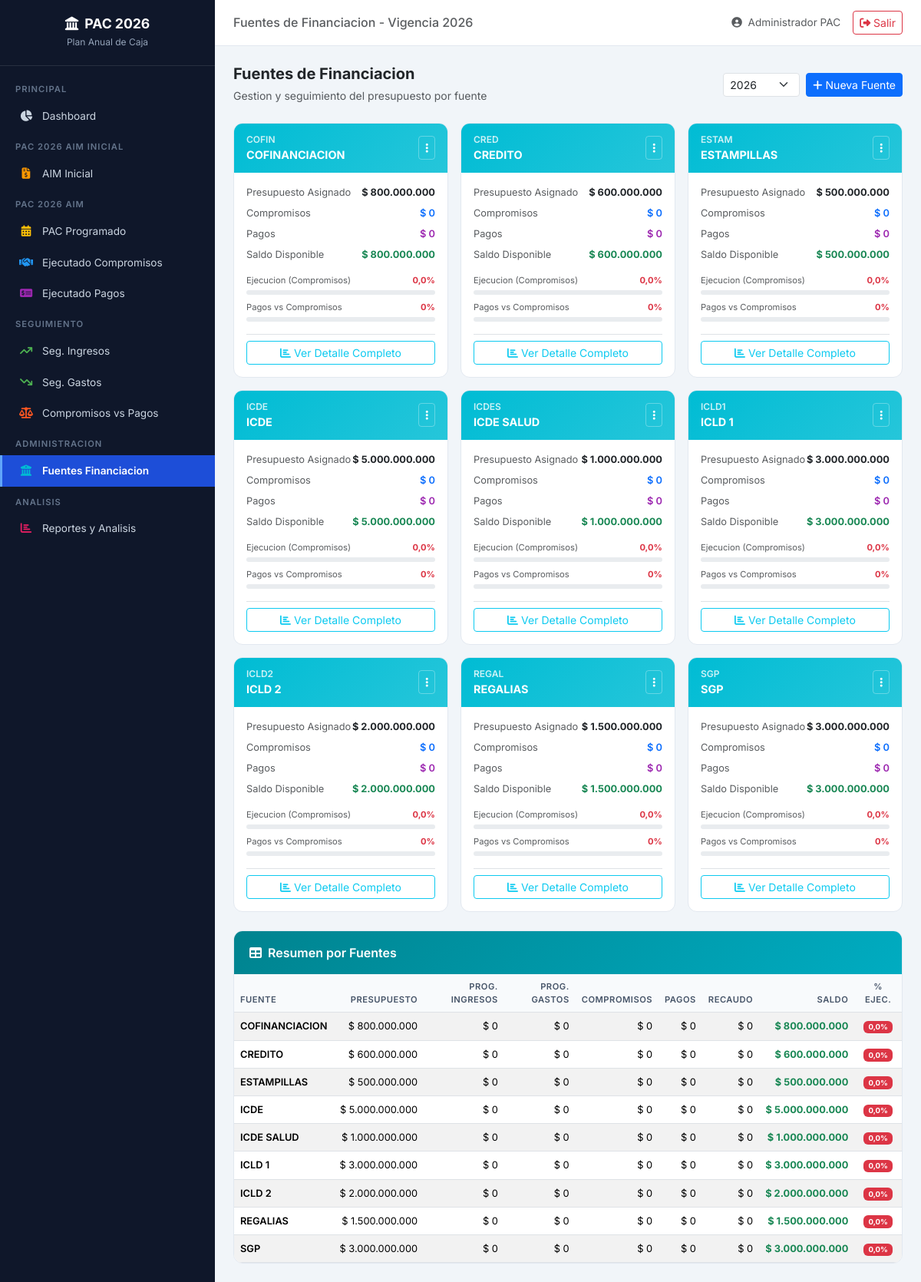
Page /fuentes/ (signed in) on the committed database.
### pac/models.py (models this page shows, shortened)
class FuenteFinanciacion(models.Model):
    codigo = models.CharField(max_length=50, verbose_name='Codigo', blank=True)
    nombre = models.CharField(max_length=200, unique=True, verbose_name='Nombre')
    descripcion = models.TextField(blank=True, verbose_name='Descripcion')
    presupuesto_asignado = models.DecimalField(
        max_digits=20, decimal_places=2, default=0,
        verbose_name='Presupuesto Asignado'
    )
    vigencia = models.IntegerField(default=2026)
    activa = models.BooleanField(default=True)
    fecha_creacion = models.DateTimeField(auto_now_add=True)
    class Meta:
        verbose_name = 'Fuente de Financiacion'
        verbose_name_plural = 'Fuentes de Financiacion'
        ordering = ['nombre']
    def get_total_programado_ingresos(self):
        from django.db.models import Sum
        from django.db.models.functions import Coalesce
        return PACProgramado.objects.filter(
            vigencia=self.vigencia, tipo='INGRESO', fuente_financiacion=self.nombre
        ).aggregate(t=Coalesce(Sum('total'), Decimal('0')))['t']
    def get_total_programado_gastos(self):
        from django.db.models import Sum
        from django.db.models.functions import Coalesce
        return PACProgramado.objects.filter(
            vigencia=self.vigencia, tipo='GASTO', fuente_financiacion=self.nombre
        ).aggregate(t=Coalesce(Sum('total'), Decimal('0')))['t']
    def get_total_compromisos(self):
        from django.db.models import Sum
        from django.db.models.functions import Coalesce
        return PACEjecutadoCompromiso.objects.filter(
            vigencia=self.vigencia, tipo='GASTO', fuente_financiacion=self.nombre
        ).aggregate(t=Coalesce(Sum('total'), Decimal('0')))['t']
    def get_total_pagos_gastos(self):
        from django.db.models import Sum
        from django.db.models.functions import Coalesce
        return PACEjecutadoPago.objects.filter(
            vigencia=self.vigencia, tipo='GASTO', fuente_financiacion=self.nombre
        ).aggregate(t=Coalesce(Sum('total'), Decimal('0')))['t']
    def get_total_recaudo(self):
        from django.db.models import Sum
        from django.db.models.functions import Coalesce
        return PACEjecutadoPago.objects.filter(
            vigencia=self.vigencia, tipo='INGRESO', fuente_financiacion=self.nombre
        ).aggregate(t=Coalesce(Sum('total'), Decimal('0')))['t']
    def get_saldo_disponible(self):
        return self.presupuesto_asignado - self.get_total_compromisos()
    def get_porcentaje_ejecucion(self):
        if self.presupuesto_asignado:
            return round(float(self.get_total_compromisos()) / float(self.presupuesto_asignado) * 100, 1)
        return 0
    def get_porcentaje_pagos(self):
        compromisos = self.get_total_compromisos()
        if compromisos:
            return round(float(self.get_total_pagos_gastos()) / float(compromisos) * 100, 1)
        return 0

### pac/views.py (the view)
# urls.py: path('fuentes/', views.fuentes_financiacion, name='fuentes_financiacion'),
@login_required
def fuentes_financiacion(request):
    vigencia = int(request.GET.get('vigencia', 2026))
    fuentes = FuenteFinanciacion.objects.filter(vigencia=vigencia)
    fuentes_data = []
    for fuente in fuentes:
        fuentes_data.append({
            'obj': fuente,
            'programado_ing': fuente.get_total_programado_ingresos(),
            'programado_gas': fuente.get_total_programado_gastos(),
            'compromisos': fuente.get_total_compromisos(),
            'pagos': fuente.get_total_pagos_gastos(),
            'recaudo': fuente.get_total_recaudo(),
            'saldo': fuente.get_saldo_disponible(),
            'pct_ejecucion': fuente.get_porcentaje_ejecucion(),
            'pct_pagos': fuente.get_porcentaje_pagos(),
        })
    context = {'fuentes_data': fuentes_data, 'vigencia': vigencia}
    return render(request, 'pac/fuentes.html', context)

### templates/pac/fuentes.html (shortened to what this page needs)
{% extends 'base.html' %}
{% load pac_tags %}
{% load humanize %}
{% block page_title %}Fuentes de Financiacion - Vigencia {{ vigencia }}{% endblock %}
{% block content %}
<div class="d-flex justify-content-between align-items-center mb-4">
    <div>
        <h5 class="fw-bold text-dark mb-1">Fuentes de Financiacion</h5>
        <small class="text-muted">Gestion y seguimiento del presupuesto por fuente</small>
    </div>
    <div class="d-flex gap-2">
        <form method="get" class="d-flex gap-2 align-items-center">
            <select name="vigencia" class="form-select form-select-sm" style="width:100px" onchange="this.form.submit()">
                <option value="2026" {% if vigencia == 2026 %}selected{% endif %}>2026</option>
            </select>
        </form>
        <a href="{% url 'fuente_crear' %}" class="btn btn-primary btn-sm">
            <i class="fas fa-plus me-1"></i>Nueva Fuente
        </a>
    </div>
</div>
{% if fuentes_data %}
<div class="row g-3 mb-4">
    {% for f in fuentes_data %}
    <div class="col-md-6 col-lg-4">
        <div class="card-custom h-100">
            <div class="card-header" style="background: linear-gradient(135deg, #00bcd4, #26c6da); padding: 12px 16px">
                <div>
                    <div style="font-size:0.75rem; opacity:0.8">{{ f.obj.codigo }}</div>
                    <div class="fw-bold" style="font-size:0.9rem">{{ f.obj.nombre|truncatewords:4 }}</div>
                </div>
                <div class="dropdown">
                    <button class="btn btn-sm text-white" data-bs-toggle="dropdown" style="border:1px solid rgba(255,255,255,0.3)">
                        <i class="fas fa-ellipsis-v"></i>
                    </button>
                </div>
            </div>
            <div class="p-3">
                <div class="d-flex justify-content-between mb-2" style="font-size:0.8rem">
                    <span class="text-muted">Presupuesto Asignado</span>
                    <span class="fw-bold">{{ f.obj.presupuesto_asignado|formato_moneda }}</span>
                </div>
                <div class="d-flex justify-content-between mb-2" style="font-size:0.8rem">
                    <span class="text-muted">Compromisos</span>
                    <span class="fw-semibold text-primary">{{ f.compromisos|formato_moneda }}</span>
                </div>
                <div class="d-flex justify-content-between mb-2" style="font-size:0.8rem">
                    <span class="text-muted">Pagos</span>
                    <span class="fw-semibold text-purple" style="color:#9c27b0">{{ f.pagos|formato_moneda }}</span>
                </div>
                <div class="d-flex justify-content-between mb-3" style="font-size:0.8rem">
                    <span class="text-muted">Saldo Disponible</span>
                    <span class="fw-bold {% if f.saldo < 0 %}text-danger{% else %}text-success{% endif %}">
                        {{ f.saldo|formato_moneda }}
                    </span>
                </div>
                <div class="mb-2">
                    <div class="d-flex justify-content-between" style="font-size:0.7rem">
                        <span class="text-muted">Ejecucion (Compromisos)</span>
                        <span class="fw-bold {{ f.pct_ejecucion|color_porcentaje }}">{{ f.pct_ejecucion }}%</span>
                    </div>
                    <div class="progress progress-sm mt-1">
                    </div>
                </div>
                <div>
                    <div class="d-flex justify-content-between" style="font-size:0.7rem">
                        <span class="text-muted">Pagos vs Compromisos</span>
                        <span class="fw-bold {{ f.pct_pagos|color_porcentaje }}">{{ f.pct_pagos }}%</span>
                    </div>
                    <div class="progress progress-sm mt-1">
                    </div>
                </div>
                <div class="mt-3 pt-2 border-top">
                    <a href="{% url 'fuente_detalle' f.obj.pk %}" class="btn btn-outline-info btn-sm w-100">
                        <i class="fas fa-chart-bar me-1"></i>Ver Detalle Completo
                    </a>
                </div>
            </div>
        </div>
    </div>
    {% endfor %}
</div>
<div class="card-custom">
    <div class="card-header" style="background: linear-gradient(135deg, #00838f, #00acc1)">
        <span><i class="fas fa-table me-2"></i>Resumen por Fuentes</span>
    </div>
    <div class="table-responsive">
        <table class="table table-pac table-hover table-striped mb-0">
            <thead>
                <tr>
                    <th>Fuente</th>
                    <th class="text-end">Presupuesto</th>
                    <th class="text-end">Prog. Ingresos</th>
                    <th class="text-end">Prog. Gastos</th>
                    <th class="text-end">Compromisos</th>
                    <th class="text-end">Pagos</th>
                    <th class="text-end">Recaudo</th>
                    <th class="text-end">Saldo</th>
                    <th class="text-center">% Ejec.</th>
                </tr>
            </thead>
            <tbody>
                {% for f in fuentes_data %}
                <tr>
                    <td class="fw-semibold">{{ f.obj.nombre|truncatewords:3 }}</td>
                    <td class="text-end">{{ f.obj.presupuesto_asignado|formato_moneda }}</td>
                    <td class="text-end">{{ f.programado_ing|formato_moneda }}</td>
                    <td class="text-end">{{ f.programado_gas|formato_moneda }}</td>
                    <td class="text-end">{{ f.compromisos|formato_moneda }}</td>
                    <td class="text-end">{{ f.pagos|formato_moneda }}</td>
                    <td class="text-end">{{ f.recaudo|formato_moneda }}</td>
                    <td class="text-end {% if f.saldo < 0 %}text-danger{% else %}text-success{% endif %} fw-bold">
                        {{ f.saldo|formato_moneda }}
                    </td>
                    <td class="text-center">
                        <span class="badge {{ f.pct_ejecucion|bg_porcentaje }}">{{ f.pct_ejecucion }}%</span>
                    </td>
                </tr>
                {% endfor %}
            </tbody>
        </table>
    </div>
</div>
{% endif %}
{% endblock %}

### templates/base.html (shortened to what this page needs)
{% load static %}
{% load pac_tags %}
<!DOCTYPE html>
<html lang="es">
<head>
    <link href="https://cdn.jsdelivr.net/npm/bootstrap@5.3.2/dist/css/bootstrap.min.css" rel="stylesheet">
    <link href="https://cdnjs.cloudflare.com/ajax/libs/font-awesome/6.5.1/css/all.min.css" rel="stylesheet">
</head>
<body>
    <nav class="sidebar" id="sidebar">
        <div class="sidebar-brand">
            <h4><i class="fas fa-landmark me-2"></i>PAC 2026</h4>
            <small>Plan Anual de Caja</small>
        </div>
        <div class="sidebar-nav">
            <div class="sidebar-section">Principal</div>
            <a href="{% url 'dashboard' %}" class="sidebar-link {% if request.resolver_match.url_name == 'dashboard' %}active{% endif %}">
                <i class="fas fa-chart-pie"></i> Dashboard
            </a>
            <div class="sidebar-section">PAC 2026 AIM Inicial</div>
            <a href="{% url 'aim_inicial' %}" class="sidebar-link {% if request.resolver_match.url_name == 'aim_inicial' %}active{% endif %}">
                <i class="fas fa-file-invoice-dollar" style="color:#ff9800"></i> AIM Inicial
            </a>
            <div class="sidebar-section">PAC 2026 AIM</div>
            <a href="{% url 'pac_programado' %}" class="sidebar-link {% if request.resolver_match.url_name == 'pac_programado' %}active{% endif %}">
                <i class="fas fa-calendar-alt" style="color:#ffc107"></i> PAC Programado
            </a>
            <a href="{% url 'pac_ejecutado_compromisos' %}" class="sidebar-link {% if request.resolver_match.url_name == 'pac_ejecutado_compromisos' %}active{% endif %}">
                <i class="fas fa-handshake" style="color:#2196f3"></i> Ejecutado Compromisos
            </a>
            <a href="{% url 'pac_ejecutado_pagos' %}" class="sidebar-link {% if request.resolver_match.url_name == 'pac_ejecutado_pagos' %}active{% endif %}">
                <i class="fas fa-money-check-alt" style="color:#9c27b0"></i> Ejecutado Pagos
            </a>
            <div class="sidebar-section">Seguimiento</div>
            <a href="{% url 'seguimiento_ingresos' %}" class="sidebar-link {% if request.resolver_match.url_name == 'seguimiento_ingresos' %}active{% endif %}">
                <i class="fas fa-arrow-trend-up" style="color:#4caf50"></i> Seg. Ingresos
            </a>
            <a href="{% url 'seguimiento_gastos' %}" class="sidebar-link {% if request.resolver_match.url_name == 'seguimiento_gastos' %}active{% endif %}">
                <i class="fas fa-arrow-trend-down" style="color:#4caf50"></i> Seg. Gastos
            </a>
            <a href="{% url 'seguimiento_compromisos_vs_pagos' %}" class="sidebar-link {% if request.resolver_match.url_name == 'seguimiento_compromisos_vs_pagos' %}active{% endif %}">
                <i class="fas fa-scale-balanced" style="color:#ff5722"></i> Compromisos vs Pagos
            </a>
            <div class="sidebar-section">Administracion</div>
            <a href="{% url 'fuentes_financiacion' %}" class="sidebar-link {% if 'fuente' in request.resolver_match.url_name %}active{% endif %}">
                <i class="fas fa-building-columns" style="color:#00bcd4"></i> Fuentes Financiacion
            </a>
            <div class="sidebar-section">Analisis</div>
            <a href="{% url 'reportes' %}" class="sidebar-link {% if request.resolver_match.url_name == 'reportes' %}active{% endif %}">
                <i class="fas fa-chart-bar" style="color:#e91e63"></i> Reportes y Analisis
            </a>
        </div>
    </nav>
    <div class="main-content">
        <header class="top-header">
            <div class="d-flex align-items-center">
                <h6 class="mb-0 text-muted">{% block page_title %}Dashboard{% endblock %}</h6>
            </div>
            <div class="d-flex align-items-center gap-3">
                <span class="text-muted" style="font-size:0.85rem">
                    <i class="fas fa-user-circle me-1"></i> {{ request.user.get_full_name|default:request.user.username }}
                </span>
                <a href="{% url 'logout' %}" class="btn btn-outline-danger btn-sm">
                    <i class="fas fa-sign-out-alt"></i> Salir
                </a>
            </div>
        </header>
        <div class="page-content">
            {% block content %}{% endblock %}
        </div>
    </div>
</body>
</html>

### rows in the picture
FuenteFinanciacion: obj.codigo "COFIN", obj.nombre "COFINANCIACION", obj.presupuesto_asignado "$ 800.000.000", compromisos "$ 0", pagos "$ 0", saldo "$ 800.000.000", pct_ejecucion "0,0", pct_pagos "0", programado_ing "$ 0", programado_gas "$ 0", recaudo "$ 0"
FuenteFinanciacion: obj.codigo "CRED", obj.nombre "CREDITO", obj.presupuesto_asignado "$ 600.000.000", compromisos "$ 0", pagos "$ 0", saldo "$ 600.000.000", pct_ejecucion "0,0", pct_pagos "0", programado_ing "$ 0", programado_gas "$ 0", recaudo "$ 0"
FuenteFinanciacion: obj.codigo "ESTAM", obj.nombre "ESTAMPILLAS", obj.presupuesto_asignado "$ 500.000.000", compromisos "$ 0", pagos "$ 0", saldo "$ 500.000.000", pct_ejecucion "0,0", pct_pagos "0", programado_ing "$ 0", programado_gas "$ 0", recaudo "$ 0"
FuenteFinanciacion: obj.codigo "ICDE", obj.nombre "ICDE", obj.presupuesto_asignado "$ 5.000.000.000", compromisos "$ 0", pagos "$ 0", saldo "$ 5.000.000.000", pct_ejecucion "0,0", pct_pagos "0", programado_ing "$ 0", programado_gas "$ 0", recaudo "$ 0"
FuenteFinanciacion: obj.codigo "ICDES", obj.nombre "ICDE SALUD", obj.presupuesto_asignado "$ 1.000.000.000", compromisos "$ 0", pagos "$ 0", saldo "$ 1.000.000.000", pct_ejecucion "0,0", pct_pagos "0", programado_ing "$ 0", programado_gas "$ 0", recaudo "$ 0"
FuenteFinanciacion: obj.codigo "ICLD1", obj.nombre "ICLD 1", obj.presupuesto_asignado "$ 3.000.000.000", compromisos "$ 0", pagos "$ 0", saldo "$ 3.000.000.000", pct_ejecucion "0,0", pct_pagos "0", programado_ing "$ 0", programado_gas "$ 0", recaudo "$ 0"
FuenteFinanciacion: obj.codigo "ICLD2", obj.nombre "ICLD 2", obj.presupuesto_asignado "$ 2.000.000.000", compromisos "$ 0", pagos "$ 0", saldo "$ 2.000.000.000", pct_ejecucion "0,0", pct_pagos "0", programado_ing "$ 0", programado_gas "$ 0", recaudo "$ 0"
FuenteFinanciacion: obj.codigo "REGAL", obj.nombre "REGALIAS", obj.presupuesto_asignado "$ 1.500.000.000", compromisos "$ 0", pagos "$ 0", saldo "$ 1.500.000.000", pct_ejecucion "0,0", pct_pagos "0", programado_ing "$ 0", programado_gas "$ 0", recaudo "$ 0"
FuenteFinanciacion: obj.codigo "SGP", obj.nombre "SGP", obj.presupuesto_asignado "$ 3.000.000.000", compromisos "$ 0", pagos "$ 0", saldo "$ 3.000.000.000", pct_ejecucion "0,0", pct_pagos "0", programado_ing "$ 0", programado_gas "$ 0", recaudo "$ 0"

### other values in the picture
{{ vigencia }} "2026"
{{ request.user.get_full_name|default:request.user.username }} "Administrador PAC"
